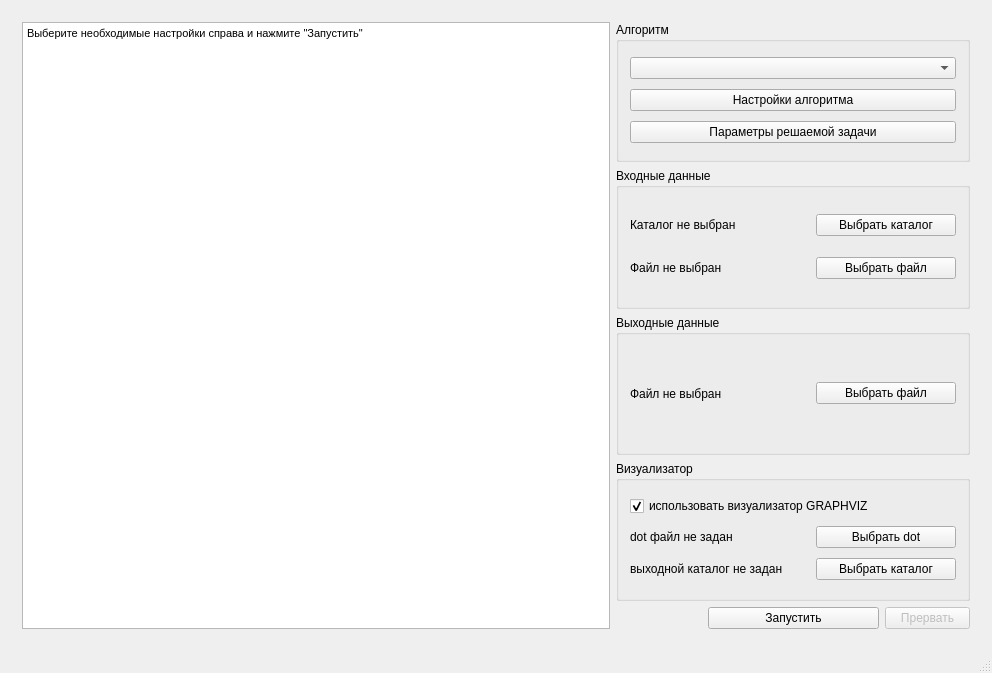
<?xml version="1.0" encoding="UTF-8"?>
<ui version="4.0">
 <class>MainWindow</class>
 <widget class="QMainWindow" name="MainWindow">
  <property name="geometry">
   <rect>
    <x>0</x>
    <y>0</y>
    <width>992</width>
    <height>673</height>
   </rect>
  </property>
  <property name="windowTitle">
   <string notr="true">CPP solver</string>
  </property>
  <widget class="QWidget" name="centralWidget">
   <property name="sizePolicy">
    <sizepolicy hsizetype="Maximum" vsizetype="Maximum">
     <horstretch>0</horstretch>
     <verstretch>0</verstretch>
    </sizepolicy>
   </property>
   <property name="maximumSize">
    <size>
     <width>10000</width>
     <height>10000</height>
    </size>
   </property>
   <layout class="QHBoxLayout" name="horizontalLayout_2">
    <item>
     <widget class="QWidget" name="widget" native="true">
      <property name="sizePolicy">
       <sizepolicy hsizetype="Maximum" vsizetype="Maximum">
        <horstretch>0</horstretch>
        <verstretch>0</verstretch>
       </sizepolicy>
      </property>
      <property name="maximumSize">
       <size>
        <width>10000</width>
        <height>10000</height>
       </size>
      </property>
      <layout class="QHBoxLayout" name="horizontalLayout">
       <item>
        <widget class="QTextBrowser" name="LogTextBrowser">
         <property name="html">
          <string>&lt;!DOCTYPE HTML PUBLIC &quot;-//W3C//DTD HTML 4.0//EN&quot; &quot;http://www.w3.org/TR/REC-html40/strict.dtd&quot;&gt;
&lt;html&gt;&lt;head&gt;&lt;meta name=&quot;qrichtext&quot; content=&quot;1&quot; /&gt;&lt;style type=&quot;text/css&quot;&gt;
p, li { white-space: pre-wrap; }
&lt;/style&gt;&lt;/head&gt;&lt;body style=&quot; font-family:'MS Shell Dlg 2'; font-size:8pt; font-weight:400; font-style:normal;&quot;&gt;
&lt;p style=&quot; margin-top:0px; margin-bottom:0px; margin-left:0px; margin-right:0px; -qt-block-indent:0; text-indent:0px;&quot;&gt;Выберите необходимые настройки справа и нажмите &amp;quot;Запустить&amp;quot;&lt;/p&gt;&lt;/body&gt;&lt;/html&gt;</string>
         </property>
         <property name="openLinks">
          <bool>false</bool>
         </property>
        </widget>
       </item>
       <item>
        <layout class="QGridLayout" name="gridLayout_2">
         <item row="1" column="0" colspan="4">
          <widget class="QGroupBox" name="inFileGB">
           <property name="title">
            <string>Входные данные</string>
           </property>
           <layout class="QGridLayout" name="gridLayout">
            <item row="0" column="1">
             <widget class="QPushButton" name="DirChooseButton">
              <property name="sizePolicy">
               <sizepolicy hsizetype="Fixed" vsizetype="Fixed">
                <horstretch>0</horstretch>
                <verstretch>0</verstretch>
               </sizepolicy>
              </property>
              <property name="minimumSize">
               <size>
                <width>140</width>
                <height>0</height>
               </size>
              </property>
              <property name="maximumSize">
               <size>
                <width>140</width>
                <height>16777215</height>
               </size>
              </property>
              <property name="toolTip">
               <string>&lt;html&gt;&lt;head/&gt;&lt;body&gt;&lt;p&gt;Выберите каталог, содержащий файлы топологий&lt;/p&gt;&lt;/body&gt;&lt;/html&gt;</string>
              </property>
              <property name="text">
               <string>Выбрать каталог</string>
              </property>
             </widget>
            </item>
            <item row="0" column="0">
             <widget class="QLabel" name="DirNameLabel">
              <property name="sizePolicy">
               <sizepolicy hsizetype="Minimum" vsizetype="Minimum">
                <horstretch>0</horstretch>
                <verstretch>0</verstretch>
               </sizepolicy>
              </property>
              <property name="minimumSize">
               <size>
                <width>180</width>
                <height>0</height>
               </size>
              </property>
              <property name="maximumSize">
               <size>
                <width>16777215</width>
                <height>16777215</height>
               </size>
              </property>
              <property name="text">
               <string>Каталог не выбран</string>
              </property>
              <property name="scaledContents">
               <bool>false</bool>
              </property>
              <property name="alignment">
               <set>Qt::AlignLeading|Qt::AlignLeft|Qt::AlignVCenter</set>
              </property>
              <property name="wordWrap">
               <bool>true</bool>
              </property>
             </widget>
            </item>
            <item row="1" column="0">
             <widget class="QLabel" name="InFileLabel">
              <property name="sizePolicy">
               <sizepolicy hsizetype="Minimum" vsizetype="Minimum">
                <horstretch>0</horstretch>
                <verstretch>0</verstretch>
               </sizepolicy>
              </property>
              <property name="minimumSize">
               <size>
                <width>180</width>
                <height>0</height>
               </size>
              </property>
              <property name="maximumSize">
               <size>
                <width>16777215</width>
                <height>16777215</height>
               </size>
              </property>
              <property name="text">
               <string>Файл не выбран</string>
              </property>
              <property name="alignment">
               <set>Qt::AlignLeading|Qt::AlignLeft|Qt::AlignVCenter</set>
              </property>
              <property name="wordWrap">
               <bool>true</bool>
              </property>
             </widget>
            </item>
            <item row="1" column="1">
             <widget class="QPushButton" name="InFileChooseButton">
              <property name="sizePolicy">
               <sizepolicy hsizetype="Preferred" vsizetype="Fixed">
                <horstretch>0</horstretch>
                <verstretch>0</verstretch>
               </sizepolicy>
              </property>
              <property name="minimumSize">
               <size>
                <width>140</width>
                <height>0</height>
               </size>
              </property>
              <property name="text">
               <string>Выбрать файл</string>
              </property>
             </widget>
            </item>
           </layout>
          </widget>
         </item>
         <item row="0" column="0" colspan="4">
          <widget class="QGroupBox" name="AlgorithmGB">
           <property name="title">
            <string>Алгоритм</string>
           </property>
           <layout class="QVBoxLayout" name="verticalLayout">
            <item>
             <widget class="QComboBox" name="AlgorithmChooseComboBox">
              <property name="sizePolicy">
               <sizepolicy hsizetype="Minimum" vsizetype="Fixed">
                <horstretch>0</horstretch>
                <verstretch>0</verstretch>
               </sizepolicy>
              </property>
             </widget>
            </item>
            <item>
             <widget class="QPushButton" name="algorithmSettingsPB">
              <property name="sizePolicy">
               <sizepolicy hsizetype="Preferred" vsizetype="Fixed">
                <horstretch>0</horstretch>
                <verstretch>0</verstretch>
               </sizepolicy>
              </property>
              <property name="minimumSize">
               <size>
                <width>140</width>
                <height>0</height>
               </size>
              </property>
              <property name="text">
               <string>Настройки алгоритма</string>
              </property>
             </widget>
            </item>
            <item>
             <widget class="QPushButton" name="CPPSettingsPB">
              <property name="text">
               <string>Параметры решаемой задачи</string>
              </property>
             </widget>
            </item>
           </layout>
          </widget>
         </item>
         <item row="4" column="1" colspan="2">
          <widget class="QPushButton" name="StartButton">
           <property name="enabled">
            <bool>true</bool>
           </property>
           <property name="text">
            <string>Запустить</string>
           </property>
          </widget>
         </item>
         <item row="4" column="3">
          <widget class="QPushButton" name="StopButton">
           <property name="enabled">
            <bool>false</bool>
           </property>
           <property name="text">
            <string>Прервать</string>
           </property>
          </widget>
         </item>
         <item row="2" column="0" colspan="4">
          <widget class="QGroupBox" name="outFileGB">
           <property name="title">
            <string>Выходные данные</string>
           </property>
           <layout class="QHBoxLayout" name="horizontalLayout_4">
            <item>
             <widget class="QLabel" name="OutFileNameLabel">
              <property name="sizePolicy">
               <sizepolicy hsizetype="Minimum" vsizetype="Minimum">
                <horstretch>0</horstretch>
                <verstretch>0</verstretch>
               </sizepolicy>
              </property>
              <property name="minimumSize">
               <size>
                <width>180</width>
                <height>0</height>
               </size>
              </property>
              <property name="maximumSize">
               <size>
                <width>16777215</width>
                <height>16777215</height>
               </size>
              </property>
              <property name="text">
               <string>Файл не выбран</string>
              </property>
              <property name="scaledContents">
               <bool>false</bool>
              </property>
              <property name="alignment">
               <set>Qt::AlignLeading|Qt::AlignLeft|Qt::AlignVCenter</set>
              </property>
              <property name="wordWrap">
               <bool>true</bool>
              </property>
             </widget>
            </item>
            <item>
             <widget class="QPushButton" name="OutFileChooseButton">
              <property name="sizePolicy">
               <sizepolicy hsizetype="Maximum" vsizetype="Fixed">
                <horstretch>0</horstretch>
                <verstretch>0</verstretch>
               </sizepolicy>
              </property>
              <property name="minimumSize">
               <size>
                <width>140</width>
                <height>0</height>
               </size>
              </property>
              <property name="toolTip">
               <string>&lt;html&gt;&lt;head/&gt;&lt;body&gt;&lt;p&gt;Выберите файл, в который будет сохранён файл с результатами работы алгоритма &lt;/p&gt;&lt;/body&gt;&lt;/html&gt;</string>
              </property>
              <property name="text">
               <string>Выбрать файл</string>
              </property>
             </widget>
            </item>
           </layout>
          </widget>
         </item>
         <item row="3" column="0" colspan="4">
          <widget class="QGroupBox" name="groupBox">
           <property name="title">
            <string>Визуализатор</string>
           </property>
           <layout class="QGridLayout" name="gridLayout_3">
            <item row="1" column="0">
             <widget class="QLabel" name="chooseDotLabel">
              <property name="sizePolicy">
               <sizepolicy hsizetype="Minimum" vsizetype="Minimum">
                <horstretch>0</horstretch>
                <verstretch>0</verstretch>
               </sizepolicy>
              </property>
              <property name="text">
               <string>dot файл не задан</string>
              </property>
              <property name="alignment">
               <set>Qt::AlignLeading|Qt::AlignLeft|Qt::AlignVCenter</set>
              </property>
             </widget>
            </item>
            <item row="1" column="1">
             <widget class="QPushButton" name="chooseDotPB">
              <property name="sizePolicy">
               <sizepolicy hsizetype="Maximum" vsizetype="Fixed">
                <horstretch>0</horstretch>
                <verstretch>0</verstretch>
               </sizepolicy>
              </property>
              <property name="minimumSize">
               <size>
                <width>140</width>
                <height>0</height>
               </size>
              </property>
              <property name="text">
               <string>Выбрать dot</string>
              </property>
             </widget>
            </item>
            <item row="2" column="0">
             <widget class="QLabel" name="chooseImgLabel">
              <property name="text">
               <string>выходной каталог не задан </string>
              </property>
             </widget>
            </item>
            <item row="0" column="0" colspan="2">
             <widget class="QCheckBox" name="graphvizCB">
              <property name="text">
               <string>использовать визуализатор GRAPHVIZ</string>
              </property>
              <property name="checked">
               <bool>true</bool>
              </property>
             </widget>
            </item>
            <item row="2" column="1">
             <widget class="QPushButton" name="chooseImgBP">
              <property name="text">
               <string>Выбрать каталог</string>
              </property>
             </widget>
            </item>
           </layout>
           <zorder>chooseDotLabel</zorder>
           <zorder>chooseDotLabel</zorder>
           <zorder>chooseDotPB</zorder>
           <zorder>graphvizCB</zorder>
           <zorder>chooseImgLabel</zorder>
           <zorder>chooseImgBP</zorder>
          </widget>
         </item>
        </layout>
       </item>
      </layout>
     </widget>
    </item>
   </layout>
  </widget>
  <widget class="QStatusBar" name="statusBar"/>
  <action name="action">
   <property name="text">
    <string>Открыть каталог топологий</string>
   </property>
  </action>
  <action name="action_2">
   <property name="text">
    <string>Выбрать файл с результатами</string>
   </property>
  </action>
  <action name="action_3">
   <property name="text">
    <string>Настройки запуска</string>
   </property>
  </action>
 </widget>
 <layoutdefault spacing="6" margin="11"/>
 <resources/>
 <connections/>
</ui>
